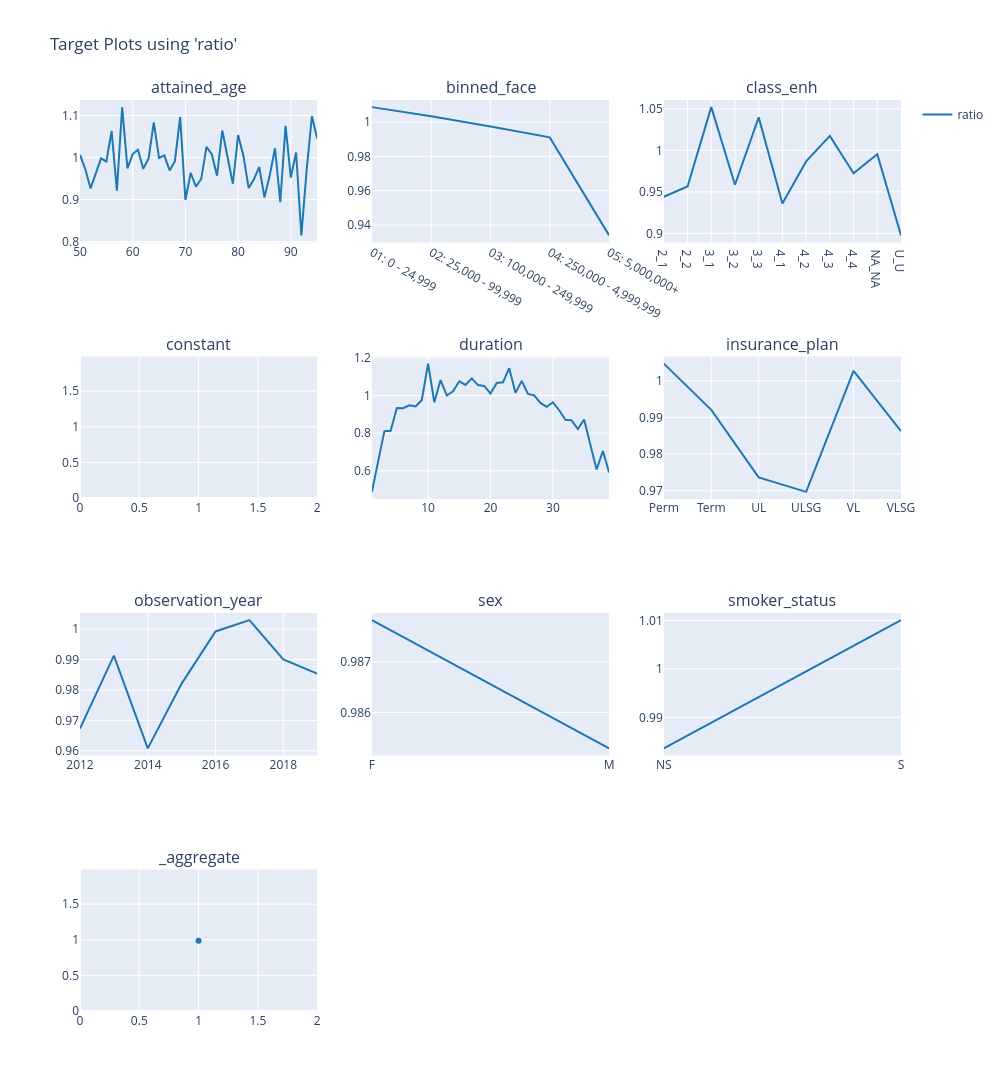

Notebook source saved alongside this figure:
### Code cell
charters.target(
    df=model_data.loc[X_test.index],
    target="ratio",
    cols=3,
    features=model_features,
    numerator=["death_claim_amount"],
    denominator=[f"exp_amt_{model_name}"],
).show()

### Figure 1 — Plotly figure (JSON) as saved in the notebook; plotly's stock layout.template omitted (floating-point values rounded to 4 significant figures)
{"data": [{"line": {"color": "#1F77B4"}, "mode": "lines", "name": "ratio", "showlegend": true, "type": "scatter", "x": [50, 51, 52, 53, 54, 55, 56, 57, 58, 59, 60, 61, 62, 63, 64, 65, 66, 67, 68, 69, 70, 71, 72, 73, 74, 75, 76, 77, 78, 79, 80, 81, 82, 83, 84, 85, 86, 87, 88, 89, 90, 91, 92, 93, 94, 95], "xaxis": "x", "y": [1.006, 0.9728, 0.9265, 0.96, 0.9981, 0.9902, 1.063, 0.9212, 1.12, 0.9742, 1.008, 1.019, 0.973, 0.9971, 1.084, 0.999, 1.005, 0.9694, 0.9907, 1.096, 0.8989, 0.9633, 0.9309, 0.949, 1.025, 1.008, 0.9569, 1.064, 1.004, 0.9376, 1.054, 1.004, 0.9274, 0.9481, 0.9775, 0.9054, 0.9578, 1.022, 0.8937, 1.075, 0.9523, 1.012, 0.8146, 0.9701, 1.099, 1.045], "yaxis": "y"}, {"line": {"color": "#1F77B4"}, "mode": "lines", "name": "ratio", "showlegend": false, "type": "scatter", "x": ["01: 0 - 24,999", "02: 25,000 - 99,999", "03: 100,000 - 249,999", "04: 250,000 - 4,999,999", "05: 5,000,000+"], "xaxis": "x2", "y": [1.009, 1.003, 0.9974, 0.991, 0.934], "yaxis": "y2"}, {"line": {"color": "#1F77B4"}, "mode": "lines", "name": "ratio", "showlegend": false, "type": "scatter", "x": ["2_1", "2_2", "3_1", "3_2", "3_3", "4_1", "4_2", "4_3", "4_4", "NA_NA", "U_U"], "xaxis": "x3", "y": [0.9441, 0.9565, 1.052, 0.9586, 1.04, 0.9358, 0.9867, 1.017, 0.9723, 0.9953, 0.8975], "yaxis": "y3"}, {"line": {"color": "#1F77B4"}, "mode": "lines", "name": "ratio", "showlegend": false, "type": "scatter", "x": [1], "xaxis": "x4", "y": [0.9861], "yaxis": "y4"}, {"line": {"color": "#1F77B4"}, "mode": "lines", "name": "ratio", "showlegend": false, "type": "scatter", "x": [1, 2, 3, 4, 5, 6, 7, 8, 9, 10, 11, 12, 13, 14, 15, 16, 17, 18, 19, 20, 21, 22, 23, 24, 25, 26, 27, 28, 29, 30, 31, 32, 33, 34, 35, 36, 37, 38, 39], "xaxis": "x5", "y": [0.4882, 0.6465, 0.8106, 0.8121, 0.9332, 0.9324, 0.9478, 0.942, 0.9762, 1.169, 0.9641, 1.082, 0.9994, 1.022, 1.075, 1.056, 1.091, 1.055, 1.051, 1.011, 1.066, 1.07, 1.145, 1.014, 1.078, 1.008, 1.001, 0.9607, 0.9397, 0.964, 0.9216, 0.8713, 0.8681, 0.8218, 0.8727, 0.7384, 0.6069, 0.705, 0.5915], "yaxis": "y5"}, {"line": {"color": "#1F77B4"}, "mode": "lines", "name": "ratio", "showlegend": false, "type": "scatter", "x": ["Perm", "Term", "UL", "ULSG", "VL", "VLSG"], "xaxis": "x6", "y": [1.005, 0.9921, 0.9736, 0.9697, 1.003, 0.9862], "yaxis": "y6"}, {"line": {"color": "#1F77B4"}, "mode": "lines", "name": "ratio", "showlegend": false, "type": "scatter", "x": [2012, 2013, 2014, 2015, 2016, 2017, 2018, 2019], "xaxis": "x7", "y": [0.9673, 0.9913, 0.9608, 0.9821, 0.9992, 1.003, 0.9901, 0.9854], "yaxis": "y7"}, {"line": {"color": "#1F77B4"}, "mode": "lines", "name": "ratio", "showlegend": false, "type": "scatter", "x": ["F", "M"], "xaxis": "x8", "y": [0.9878, 0.9853], "yaxis": "y8"}, {"line": {"color": "#1F77B4"}, "mode": "lines", "name": "ratio", "showlegend": false, "type": "scatter", "x": ["NS", "S"], "xaxis": "x9", "y": [0.9836, 1.01], "yaxis": "y9"}, {"line": {"color": "#1F77B4"}, "mode": "markers", "name": "ratio", "showlegend": false, "type": "scatter", "x": [1], "xaxis": "x10", "y": [0.9861], "yaxis": "y10"}], "layout": {"annotations": [{"font": {"size": 16}, "showarrow": false, "text": "attained_age", "x": 0.1444, "xanchor": "center", "xref": "paper", "y": 1, "yanchor": "bottom", "yref": "paper"}, {"font": {"size": 16}, "showarrow": false, "text": "binned_face", "x": 0.5, "xanchor": "center", "xref": "paper", "y": 1, "yanchor": "bottom", "yref": "paper"}, {"font": {"size": 16}, "showarrow": false, "text": "class_enh", "x": 0.8556, "xanchor": "center", "xref": "paper", "y": 1, "yanchor": "bottom", "yref": "paper"}, {"font": {"size": 16}, "showarrow": false, "text": "constant", "x": 0.1444, "xanchor": "center", "xref": "paper", "y": 0.7188, "yanchor": "bottom", "yref": "paper"}, {"font": {"size": 16}, "showarrow": false, "text": "duration", "x": 0.5, "xanchor": "center", "xref": "paper", "y": 0.7188, "yanchor": "bottom", "yref": "paper"}, {"font": {"size": 16}, "showarrow": false, "text": "insurance_plan", "x": 0.8556, "xanchor": "center", "xref": "paper", "y": 0.7188, "yanchor": "bottom", "yref": "paper"}, {"font": {"size": 16}, "showarrow": false, "text": "observation_year", "x": 0.1444, "xanchor": "center", "xref": "paper", "y": 0.4375, "yanchor": "bottom", "yref": "paper"}, {"font": {"size": 16}, "showarrow": false, "text": "sex", "x": 0.5, "xanchor": "center", "xref": "paper", "y": 0.4375, "yanchor": "bottom", "yref": "paper"}, {"font": {"size": 16}, "showarrow": false, "text": "smoker_status", "x": 0.8556, "xanchor": "center", "xref": "paper", "y": 0.4375, "yanchor": "bottom", "yref": "paper"}, {"font": {"size": 16}, "showarrow": false, "text": "_aggregate", "x": 0.1444, "xanchor": "center", "xref": "paper", "y": 0.1562, "yanchor": "bottom", "yref": "paper"}], "height": 1600, "legend": {"orientation": "v", "x": 1.02, "xanchor": "left", "y": 1, "yanchor": "top"}, "title": {"text": "Target Plots using 'ratio'"}, "width": 1000, "xaxis": {"anchor": "y", "domain": [0, 0.2889]}, "xaxis10": {"anchor": "y10", "domain": [0, 0.2889]}, "xaxis11": {"anchor": "y11", "domain": [0.3556, 0.6444]}, "xaxis12": {"anchor": "y12", "domain": [0.7111, 1]}, "xaxis2": {"anchor": "y2", "domain": [0.3556, 0.6444]}, "xaxis3": {"anchor": "y3", "domain": [0.7111, 1]}, "xaxis4": {"anchor": "y4", "domain": [0, 0.2889]}, "xaxis5": {"anchor": "y5", "domain": [0.3556, 0.6444]}, "xaxis6": {"anchor": "y6", "domain": [0.7111, 1]}, "xaxis7": {"anchor": "y7", "domain": [0, 0.2889]}, "xaxis8": {"anchor": "y8", "domain": [0.3556, 0.6444]}, "xaxis9": {"anchor": "y9", "domain": [0.7111, 1]}, "yaxis": {"anchor": "x", "domain": [0.8438, 1], "type": "-"}, "yaxis10": {"anchor": "x10", "domain": [0, 0.1562]}, "yaxis11": {"anchor": "x11", "domain": [0, 0.1562]}, "yaxis12": {"anchor": "x12", "domain": [0, 0.1562]}, "yaxis2": {"anchor": "x2", "domain": [0.8438, 1]}, "yaxis3": {"anchor": "x3", "domain": [0.8438, 1]}, "yaxis4": {"anchor": "x4", "domain": [0.5625, 0.7188]}, "yaxis5": {"anchor": "x5", "domain": [0.5625, 0.7188]}, "yaxis6": {"anchor": "x6", "domain": [0.5625, 0.7188]}, "yaxis7": {"anchor": "x7", "domain": [0.2812, 0.4375]}, "yaxis8": {"anchor": "x8", "domain": [0.2812, 0.4375]}, "yaxis9": {"anchor": "x9", "domain": [0.2812, 0.4375]}}}
